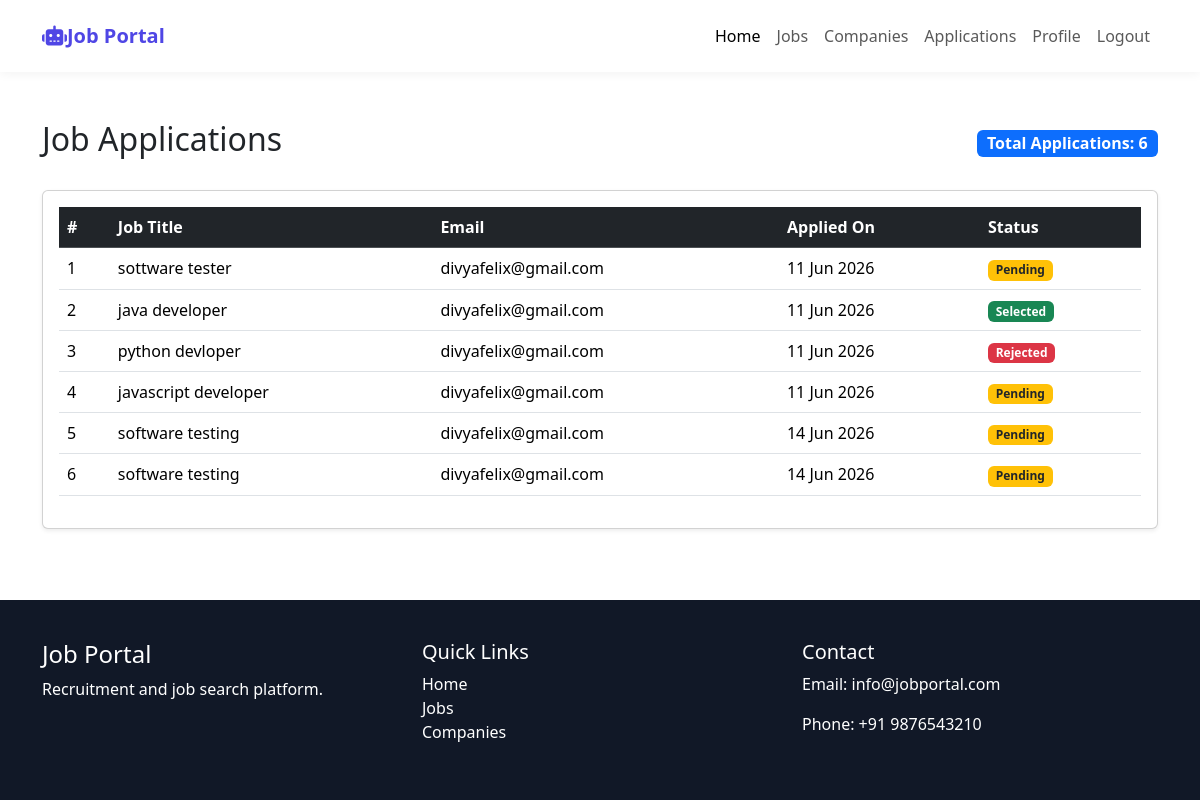
The app's page /jobs/my_applications/ (signed in), older data.
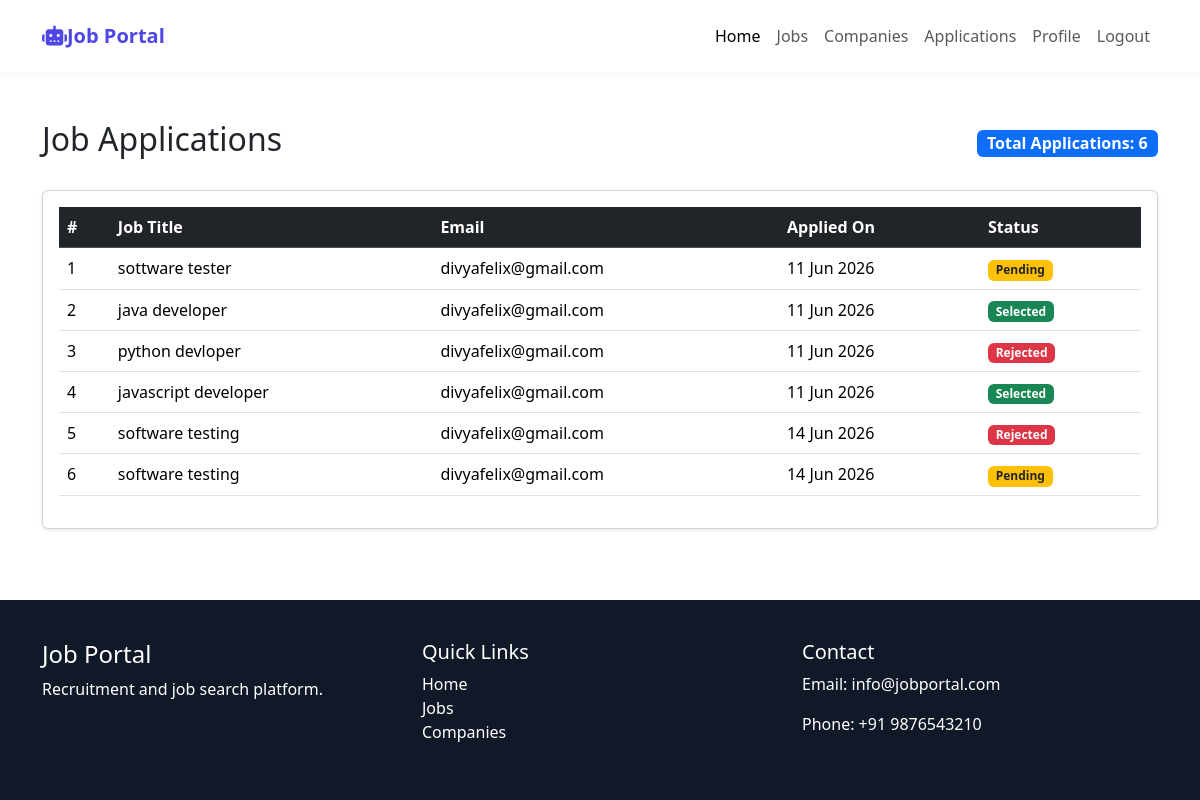
The same page, newer data.
### job/models.py (models this page shows, shortened)
class JobApplication(models.Model):
    STATUS = (
        ('Applied', 'Applied'),
        ('Shortlisted', 'Shortlisted'),
        ('Rejected', 'Rejected'),
        ('Selected', 'Selected'),
    )
    job = models.ForeignKey(
        'job.Job',
        on_delete=models.CASCADE
    )
    applicant = models.ForeignKey(
        'jobseeker.JobSeeker',
        on_delete=models.CASCADE
    )
    applied_at = models.DateTimeField(
        auto_now_add=True
    )
    status = models.CharField(
        max_length=20,
        choices=STATUS,
        default='Applied'
    )

class Job(models.Model):
    JOB_TYPES = (
        ('Full Time', 'Full Time'),
        ('Part Time', 'Part Time'),
        ('Internship', 'Internship'),
        ('Remote', 'Remote'),
    )
    EXPERIENCE_CHOICES = [
        ('Fresher', 'Fresher'),
        ('0-1', '0-1 Years'),
        ('1-3', '1-3 Years'),
        ('3-5', '3-5 Years'),
        ('5-10', '5-10 Years'),
        ('10+', '10+ Years'),
    ]
    title = models.CharField(max_length=200)
    company = models.ForeignKey(
        Company,
        on_delete=models.CASCADE,
        related_name='jobs'
    )
    location = models.CharField(max_length=200)
    salary = models.DecimalField(max_digits=10, decimal_places=2, null=True, blank=True)
    job_type = models.CharField(max_length=20, choices=JOB_TYPES)
    experience = models.CharField(
            max_length=20,
            choices=EXPERIENCE_CHOICES
        )
    vacancies = models.PositiveIntegerField(default=1)
    description = models.TextField()
    category = models.ForeignKey(
        JobCategory,
        on_delete=models.CASCADE
    )
    skills = models.ManyToManyField(Skill)
    posted_date = models.DateTimeField(auto_now_add=True)
    application_deadline = models.DateField()
    is_active = models.BooleanField(default=True)
    is_featured = models.BooleanField(default=False)
    plan = models.ForeignKey(
        FeaturedPlan,
        on_delete=models.CASCADE,
        null=True,
        blank=True
    )
    featured_until = models.DateField(
        null=True,
        blank=True
    )

### jobseeker/models.py (models this page shows, shortened)
class JobSeeker(models.Model):
    user = models.OneToOneField(
        settings.AUTH_USER_MODEL,
        on_delete=models.CASCADE
    )
    phone = models.CharField(max_length=15)
    GENDER_CHOICES = [
        ('Male', 'Male'),
        ('Female', 'Female'),
        ('Other', 'Other'),
    ]
    date_of_birth = models.DateField(
        blank=True,
        null=True
    )
    gender = models.CharField(max_length=10, choices=GENDER_CHOICES,blank=True,null=True)
    address = models.TextField()
    city = models.CharField(max_length=100)
    state = models.CharField(max_length=100)
    country = models.CharField(max_length=100)
    qualification = models.CharField(max_length=100)
    experience = models.CharField(
        max_length=50,
        default='Fresher'
    )
    category = models.ForeignKey(
        JobCategory,
        on_delete=models.CASCADE
    )
    skills = models.ManyToManyField(
        'job.Skill',
        blank=True
    )
    resume = models.FileField(
        upload_to='resumes/'
    )
    linkedin = models.URLField(
        blank=True
    )
    github = models.URLField(
        blank=True
    )
    objective = models.TextField()
    created_at = models.DateTimeField(
        auto_now_add=True
    )

### accounts/models.py (models this page shows)
class User(AbstractUser):
    USER_TYPES = (
        ('company', 'Company'),
        ('jobseeker', 'Job Seeker'),
    )
    user_type = models.CharField(max_length=20, choices=USER_TYPES)

### aijobportal/decorators.py (the view)
    def wrapper(request, *args, **kwargs):
        if request.user.is_authenticated and request.user.user_type == 'jobseeker':
            return view_func(request, *args, **kwargs)
        messages.error(request, "You are not authorized to access this page.")
        return redirect('login')

### job/views.py (called while the page is built)
@jobseeker_required
def my_applications(request):
    jobseeker = JobSeeker.objects.get(user=request.user)
    applications = []
    applications = JobApplication.objects.filter(
        applicant_id=jobseeker.id
        ).select_related('job')
    return render(request, 'job/my_applications.html', {
        'applications': applications
    })

### templates/job/my_applications.html (shortened to what this page needs)
{% extends 'base.html' %}
{% load static %}
{%  block css %}
  <link rel="stylesheet" href="{% static 'css/style.css' %}">
  <link rel="stylesheet" href="{% static 'css/companies.css' %}">
   {% endblock %}
{% block content %}
<div class="container mt-5">
    <div class="d-flex justify-content-between align-items-center mb-4">
        <h2>Job Applications</h2>
        <span class="badge bg-primary fs-6">
            Total Applications: {{ applications.count }}
        </span>
    </div>
    <div class="card shadow-sm">
        <div class="card-body">
            {% if applications %}
            <div class="table-responsive">
                <table class="table table-hover align-middle">
                    <thead class="table-dark">
                        <tr>
                            <th>#</th>
                            <th>Job Title</th>
                            <th>Email</th>
                            <th>Applied On</th>
                            <th>Status</th>
                        </tr>
                    </thead>
                    <tbody>
                    {% for app in applications %}
                    <tr>
                        <td>{{ forloop.counter }}</td>
                        <td>
                            {{ app.job.title }}
                        </td>
                        <td>
                            {{ app.applicant.user.email }}
                        </td>
                        <td>
                            {{ app.applied_at|date:"d M Y" }}
                        </td>
                        <td>
                            {% if app.status == 'Pending' %}
                                <span class="badge bg-warning text-dark">
                                    Pending
                                </span>
                            {% elif app.status == 'Shortlisted' %}
                                <span class="badge bg-info">
                                    Shortlisted
                                </span>
                            {% elif app.status == 'Selected' %}
                                <span class="badge bg-success">
                                    Selected
                                </span>
                            {% elif app.status == 'Rejected' %}
                                <span class="badge bg-danger">
                                    Rejected
                                </span>
                            {% endif %}
                        </td>
                    </tr>
                    {% endfor %}
                    </tbody>
                </table>
            </div>
            {% endif %}
        </div>
    </div>
</div>
{% endblock %}

Row changes from the older to the newer data that the page shows:
changed JobApplication "javascript developer": status "Pending" → "Selected"
changed JobApplication (number 5 of 6 on the later page): status "Pending" → "Rejected"
